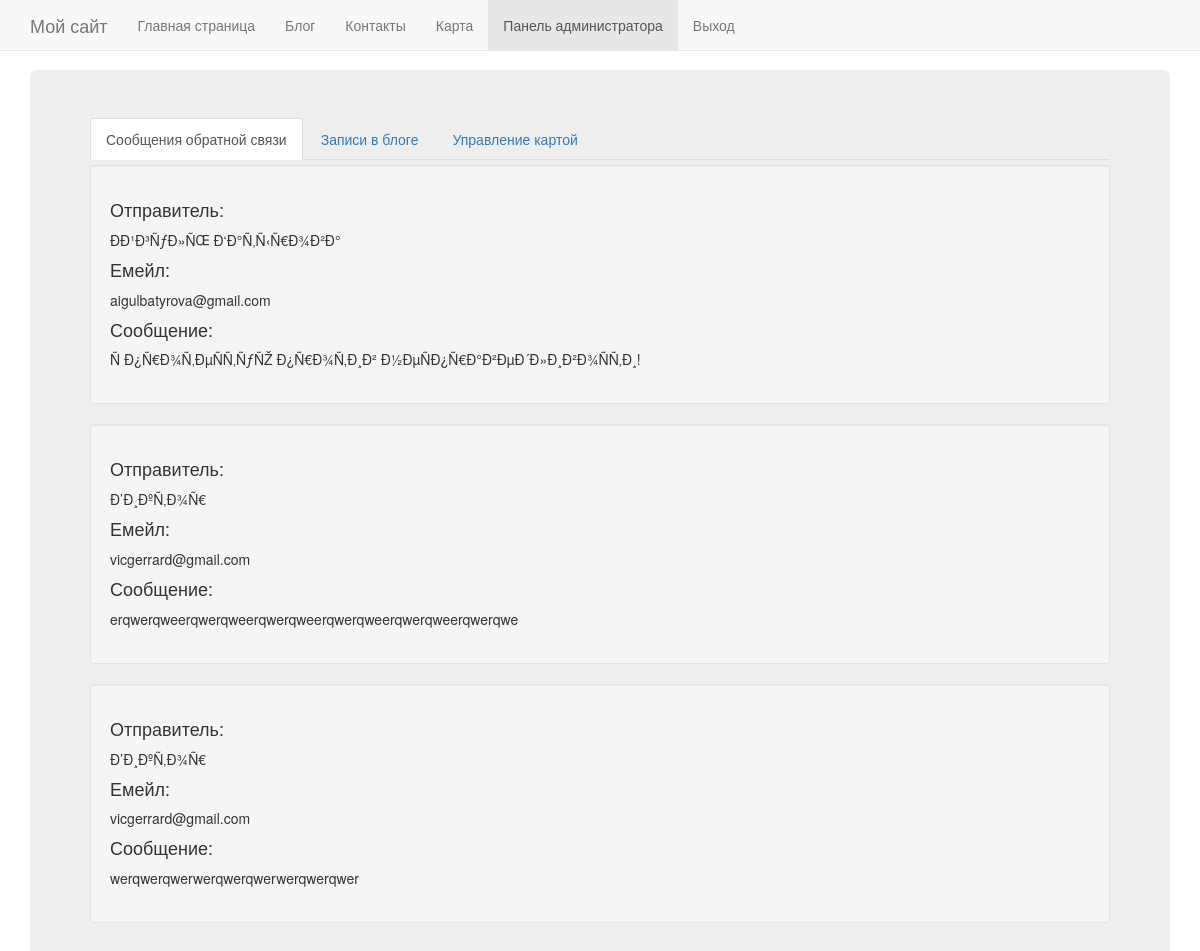
Page /admin.php (signed in) on the committed database.
### tables this page shows
CREATE TABLE `feedback` (
  `id` int(11) NOT NULL,
  `name` varchar(50) NOT NULL,
  `email` varchar(50) NOT NULL,
  `messages` varchar(300) NOT NULL
);

### admin.php (the view, shortened to what this page needs)
<?php
require 'include/connection.php';
?>
<!DOCTYPE html>
<html lang="ru">
<head>
    <link rel="stylesheet"
          type="text/css"
          media="screen"
          href="css/bootstrap.min.css">
    <link rel="stylesheet"
          type="text/css"
          media="screen"
          href="css/style.css">
    <link rel="stylesheet"
          type="text/css"
          media="screen"
          href="css/admin.css">
</head>
<body>
<?php
include('include/menu.php');
?>
<div class="container">
    <?php if (!isset($_SESSION['logined'])) { ?>
        <div class="jumbotron">
            <form class="form-signin"
                  method="POST"
                  action="?act=login">
                <h2 class="form-signin-heading">Введите логин и пароль</h2>
                <label for="login"
                       class="sr-only">Логин</label>
                <input type="text"
                       id="login"
                       name="Login"
                       class="form-control"
                       placeholder="Login"
                       required
                       autofocus>
                <label for="password"
                       class="sr-only">Пароль</label>
                <input type="password"
                       id="password"
                       name="Password"
                       class="form-control"
                       placeholder="Password"
                       required>
                <button class="btn btn-lg btn-primary btn-block"
                        type="submit">Войти
                </button>
            </form>
        </div>
        <?php
    } else { ?>
        <div class="jumbotron">
            <ul class="nav nav-tabs">
                <li class="active"><a data-toggle="tab"
                                      href="#feedback">Сообщения обратной связи</a></li>
                <li><a data-toggle="tab"
                       href="#blog">Записи в блоге</a></li>
                <li><a data-toggle="tab"
                       href="#map">Управление картой</a></li>
            </ul>
            <div class="tab-content"
                 style="margin-top: 5px">
                <div id="feedback"
                     class="tab-pane fade in active">
                    <?php
                    $query = $conn->query('SELECT * FROM feedback ORDER BY 1 DESC');
                    if ($query) {
                            ?>
                            <?php
                        while ($row = $query->fetch_row()) {
                            ?>
                            <div class="well">
                                <?php
                                printf("<p><h4>Отправитель: </h4>%s<h4>Емейл: </h4>%s<h4>Сообщение: </h4>%s</p>", $row[1], $row[2], $row[3]);
                                ?>
                            </div>
                            <?php
                        }
                    }
                    ?>
                </div>
            </div>
        </div>
        <?php
    }
    ?>
</body>
</html>

### css/style.css (style rules this page uses)
html { overflow: -moz-scrollbars-vertical; overflow-y: scroll; }

### rows in the picture
feedback: name "ÐÐ¹Ð³ÑƒÐ»ÑŒ Ð‘Ð°Ñ‚Ñ‹Ñ€Ð¾Ð²Ð°", email "aigulbatyrova@gmail.com", messages "Ñ Ð¿Ñ€Ð¾Ñ‚ÐµÑÑ‚ÑƒÑŽ Ð¿Ñ€Ð¾Ñ‚Ð¸Ð² Ð½ÐµÑÐ¿Ñ€Ð°Ð²ÐµÐ´Ð»Ð¸Ð²Ð¾ÑÑ‚Ð¸!"
feedback: name "Ð’Ð¸ÐºÑ‚Ð¾Ñ€", email "vicgerrard@gmail.com", messages "erqwerqweerqwerqweerqwerqweerqwerqweerqwerqweerqwerqwe"
feedback: name "Ð’Ð¸ÐºÑ‚Ð¾Ñ€", email "vicgerrard@gmail.com", messages "werqwerqwerwerqwerqwerwerqwerqwer"
